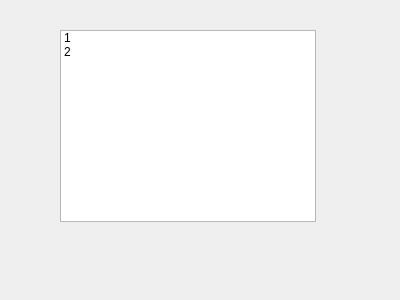
<?xml version="1.0" encoding="UTF-8"?>
<ui version="4.0">
 <class>Form</class>
 <widget class="QWidget" name="Form">
  <property name="geometry">
   <rect>
    <x>0</x>
    <y>0</y>
    <width>400</width>
    <height>300</height>
   </rect>
  </property>
  <property name="windowTitle">
   <string>Form</string>
  </property>
  <widget class="QListWidget" name="listWidget">
   <property name="geometry">
    <rect>
     <x>60</x>
     <y>30</y>
     <width>256</width>
     <height>192</height>
    </rect>
   </property>
   <item>
    <property name="text">
     <string>1</string>
    </property>
   </item>
   <item>
    <property name="text">
     <string>2</string>
    </property>
   </item>
  </widget>
 </widget>
 <resources/>
 <connections/>
</ui>
